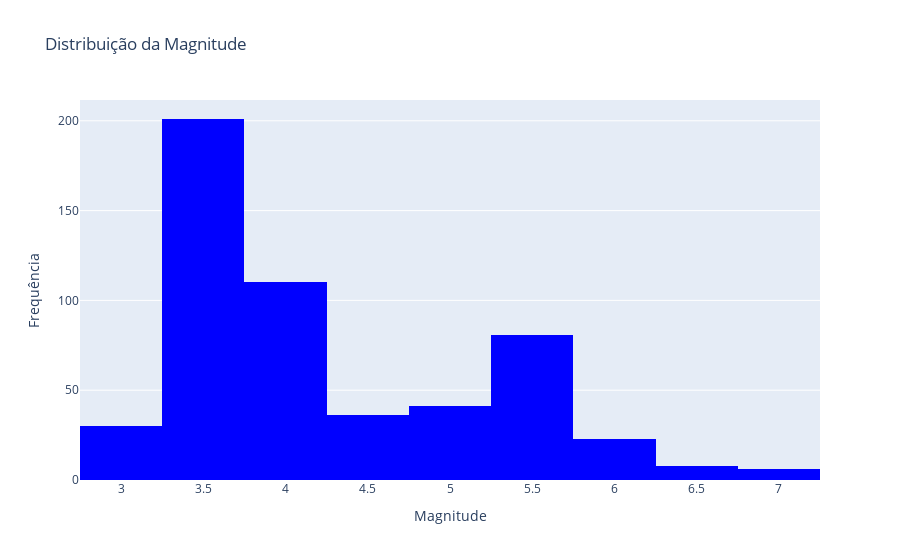
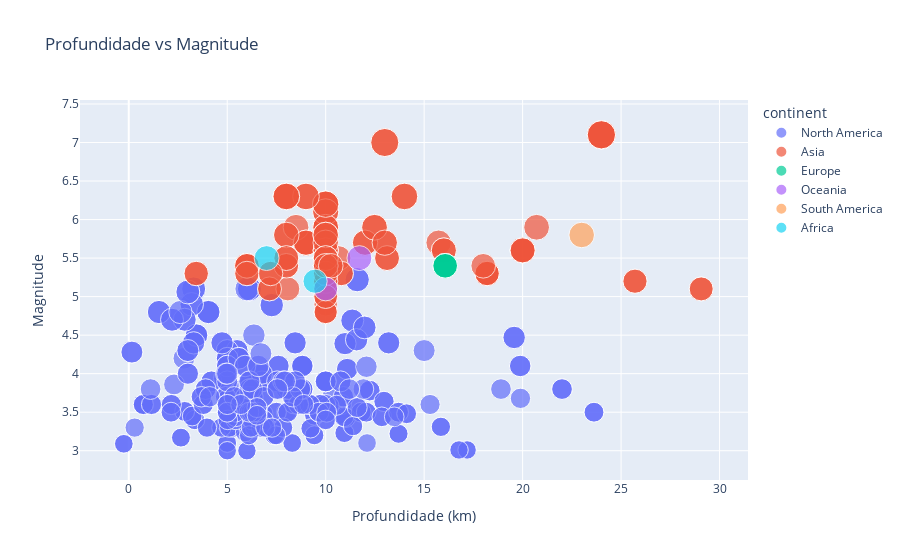

The cell these charts' notebook holds for them, in order:
### Markdown cell above
## Graficos pos-limpeza

### Code cell
def classificar_impacto(magnitude):
    if magnitude >= 6.0:
        return 'Alto'
    elif magnitude >= 5.1:
        return 'Médio'
    else:
        return 'Baixo'

# Aplicar a função para criar a coluna 'impacto'
sem_nulos['impacto'] = sem_nulos['magnitude'].apply(classificar_impacto)

# Calcular a profundidade média por magnitude
profundidade_media = sem_nulos.groupby('magnitude')['depth'].mean().reset_index()

# Substituir 'Insular Oceania' por 'Oceania'
sem_nulos['continent'] = sem_nulos['continent'].replace('Insluar Oceania', 'Insular Oceania')
sem_nulos['continent'] = sem_nulos['continent'].replace('Insular Oceania', 'Oceania')

# 1. Distribuição da Magnitude
fig1 = px.histogram(
    sem_nulos, 
    x='magnitude', 
    nbins=20, 
    title='Distribuição da Magnitude',
    labels={'magnitude': 'Magnitude'},
    color_discrete_sequence=['blue']
)
fig1.update_layout(xaxis_title='Magnitude', yaxis_title='Frequência')
fig1.show()

# 2. Relação entre Profundidade e Magnitude
fig2 = px.scatter(
    sem_nulos, 
    x='depth', 
    y='magnitude', 
    color='continent',
    size='magnitude',
    title='Profundidade vs Magnitude',
    labels={'depth': 'Profundidade (km)', 'magnitude': 'Magnitude'},
    hover_data=['city', 'subnational', 'felt']
)
fig2.update_layout(xaxis_title='Profundidade (km)', yaxis_title='Magnitude')
fig2.show()

# 3. Intensidade Percebida (MMI/CDI) vs Magnitude
fig3 = px.box(
    sem_nulos, 
    x='mmi', 
    y='magnitude', 
    color='continent',
    title='MMI vs Magnitude',
    labels={'mmi': 'MMI', 'magnitude': 'Magnitude'},
    color_discrete_sequence=px.colors.qualitative.Set3
)
fig3.update_layout(xaxis_title='MMI', yaxis_title='Magnitude')
fig3.show()

fig4 = px.box(
    sem_nulos, 
    x='cdi', 
    y='magnitude', 
    color='continent',
    title='CDI vs Magnitude',
    labels={'cdi': 'CDI', 'magnitude': 'Magnitude'},
    color_discrete_sequence=px.colors.qualitative.Pastel
)
fig4.update_layout(xaxis_title='CDI', yaxis_title='Magnitude')
fig4.show()

# 4. Mapa Geográfico dos Terremotos
fig5 = px.scatter_geo(
    sem_nulos, 
    lat='latitude', 
    lon='longitude', 
    color='continent',
    size='magnitude',
    title='Mapa Geográfico dos Terremotos',
    labels={'latitude': 'Latitude', 'longitude': 'Longitude', 'magnitude': 'Magnitude'},
    hover_name='city',
    projection='natural earth'
)
fig5.update_layout(legend_title='Continente')
fig5.show()

# 5. Frequência de Terremotos por Continente
fig6 = px.bar(
    frequencia_por_continente, 
    y='Frequência', 
    title='Frequência de Terremotos por Continente',
    color='Continente',
    color_discrete_sequence=px.colors.qualitative.Set2,
    text='Frequência'
)
fig6.update_layout(xaxis_title='Continente', yaxis_title='Frequência')
fig6.show()

### Figure 1 — Plotly figure (JSON) as saved in the notebook; plotly's stock layout.template omitted (floating-point values rounded to 4 significant figures; data arrays with more than 128 entries replaced by an {"elided": "..."} marker saying what was removed)
{"data": [{"alignmentgroup": "True", "bingroup": "x", "hovertemplate": "Magnitude=%{x}<br>count=%{y}<extra></extra>", "legendgroup": "", "marker": {"color": "blue", "pattern": {"shape": ""}}, "name": "", "nbinsx": 20, "offsetgroup": "", "orientation": "v", "showlegend": false, "type": "histogram", "x": {"elided": "536 float values"}, "xaxis": "x", "yaxis": "y"}], "layout": {"autosize": true, "barmode": "relative", "legend": {"tracegroupgap": 0}, "title": {"text": "Distribuição da Magnitude"}, "xaxis": {"anchor": "y", "autorange": true, "domain": [0, 1], "range": [2.75, 7.25], "title": {"text": "Magnitude"}, "type": "linear"}, "yaxis": {"anchor": "x", "autorange": true, "domain": [0, 1], "range": [0, 211.6], "title": {"text": "Frequência"}}}}

### Figure 2 — Plotly figure (JSON) as saved in the notebook; plotly's stock layout.template omitted (floating-point values rounded to 4 significant figures; data arrays with more than 128 entries replaced by an {"elided": "..."} marker saying what was removed)
{"data": [{"customdata": {"elided": "397x3 mixed values"}, "hovertemplate": "continent=North America<br>Profundidade (km)=%{x}<br>Magnitude=%{marker.size}<br>city=%{customdata[0]}<br>subnational=%{customdata[1]}<br>felt=%{customdata[2]}<extra></extra>", "legendgroup": "North America", "marker": {"color": "#636efa", "size": {"elided": "397 float values"}, "sizemode": "area", "sizeref": 0.01775, "symbol": "circle"}, "mode": "markers", "name": "North America", "orientation": "v", "showlegend": true, "type": "scatter", "x": {"elided": "397 float values"}, "xaxis": "x", "y": {"elided": "397 float values"}, "yaxis": "y"}, {"customdata": {"elided": "130x3 mixed values"}, "hovertemplate": "continent=Asia<br>Profundidade (km)=%{x}<br>Magnitude=%{marker.size}<br>city=%{customdata[0]}<br>subnational=%{customdata[1]}<br>felt=%{customdata[2]}<extra></extra>", "legendgroup": "Asia", "marker": {"color": "#EF553B", "size": {"elided": "130 float values"}, "sizemode": "area", "sizeref": 0.01775, "symbol": "circle"}, "mode": "markers", "name": "Asia", "orientation": "v", "showlegend": true, "type": "scatter", "x": {"elided": "130 float values"}, "xaxis": "x", "y": {"elided": "130 float values"}, "yaxis": "y"}, {"customdata": [["Niksic", "Opstina Niksic", 248], ["Niksic", "Opstina Niksic", 248], ["Niksic", "Opstina Niksic", 248], ["Niksic", "Opstina Niksic", 248]], "hovertemplate": "continent=Europe<br>Profundidade (km)=%{x}<br>Magnitude=%{marker.size}<br>city=%{customdata[0]}<br>subnational=%{customdata[1]}<br>felt=%{customdata[2]}<extra></extra>", "legendgroup": "Europe", "marker": {"color": "#00cc96", "size": [5.4, 5.4, 5.4, 5.4], "sizemode": "area", "sizeref": 0.01775, "symbol": "circle"}, "mode": "markers", "name": "Europe", "orientation": "v", "showlegend": true, "type": "scatter", "x": [16.07, 16.07, 16.07, 16.07], "xaxis": "x", "y": [5.4, 5.4, 5.4, 5.4], "yaxis": "y"}, {"customdata": [["Dannevirke", "Hawke's Bay", 23], ["Mount Somers", "Canterbury", 35]], "hovertemplate": "continent=Oceania<br>Profundidade (km)=%{x}<br>Magnitude=%{marker.size}<br>city=%{customdata[0]}<br>subnational=%{customdata[1]}<br>felt=%{customdata[2]}<extra></extra>", "legendgroup": "Oceania", "marker": {"color": "#ab63fa", "size": [5.1, 5.5], "sizemode": "area", "sizeref": 0.01775, "symbol": "circle"}, "mode": "markers", "name": "Oceania", "orientation": "v", "showlegend": true, "type": "scatter", "x": [10, 11.71], "xaxis": "x", "y": [5.1, 5.5], "yaxis": "y"}, {"customdata": [["Bella Union", "Arequipa", 3]], "hovertemplate": "continent=South America<br>Profundidade (km)=%{x}<br>Magnitude=%{marker.size}<br>city=%{customdata[0]}<br>subnational=%{customdata[1]}<br>felt=%{customdata[2]}<extra></extra>", "legendgroup": "South America", "marker": {"color": "#FFA15A", "size": [5.8], "sizemode": "area", "sizeref": 0.01775, "symbol": "circle"}, "mode": "markers", "name": "South America", "orientation": "v", "showlegend": true, "type": "scatter", "x": [23], "xaxis": "x", "y": [5.8], "yaxis": "y"}, {"customdata": [["Manono", "Tanganika", 1], ["Ikungi District", "Singida Region", 4]], "hovertemplate": "continent=Africa<br>Profundidade (km)=%{x}<br>Magnitude=%{marker.size}<br>city=%{customdata[0]}<br>subnational=%{customdata[1]}<br>felt=%{customdata[2]}<extra></extra>", "legendgroup": "Africa", "marker": {"color": "#19d3f3", "size": [5.2, 5.5], "sizemode": "area", "sizeref": 0.01775, "symbol": "circle"}, "mode": "markers", "name": "Africa", "orientation": "v", "showlegend": true, "type": "scatter", "x": [9.462, 7], "xaxis": "x", "y": [5.2, 5.5], "yaxis": "y"}], "layout": {"autosize": true, "legend": {"itemsizing": "constant", "title": {"text": "continent"}, "tracegroupgap": 0}, "title": {"text": "Profundidade vs Magnitude"}, "xaxis": {"anchor": "y", "autorange": true, "domain": [0, 1], "range": [-2.16, 31.05], "title": {"text": "Profundidade (km)"}, "type": "linear"}, "yaxis": {"anchor": "x", "autorange": true, "domain": [0, 1], "range": [2.418, 7.848], "title": {"text": "Magnitude"}, "type": "linear"}}}
